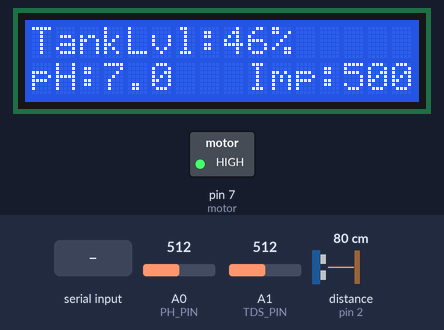
Recording of a sketch running on a simulated Arduino Uno, built with avr-gcc and run on an emulated ATmega328P. On the bench: 16×2 character LCD, switched loads named in the sketch (green lamp = pin HIGH). Wiring (inferred from the names in the program): ultrasonic range finder: trigger pin 3; echo pin 2. The test bench sets the inputs (shaded band); at power-on: distance to the obstacle (sensor on pin 2) 80 cm, A0 (PH_PIN) = 512, A1 (TDS_PIN) = 512. The echo pulse lasts 58.3 µs per cm; pins used as bus, display or sensor lines are not drawn; what the sketch prints to the serial monitor is not drawn.

Above: at 1.2 s.
1.3 s: "MotorOn\n" received over the second serial link
At 2.6 s:
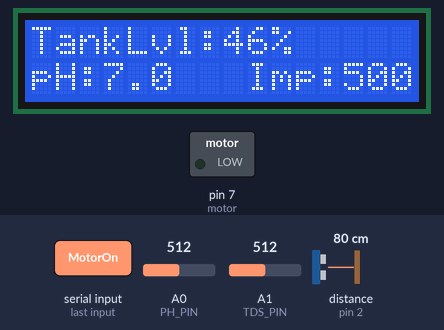
2.9 s: distance to the obstacle (sensor on pin 2) set to 7 cm
At 4.2 s:
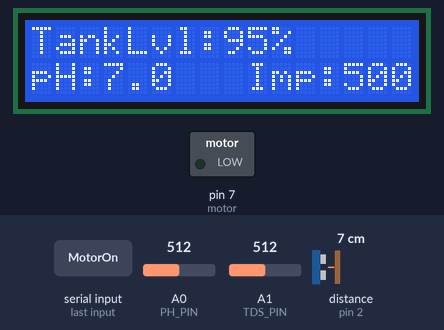
5.4 s: distance to the obstacle (sensor on pin 2) set to 4 cm
At 7.3 s:
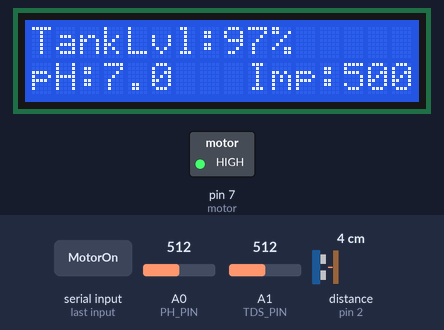
7.8 s: A0 (PH_PIN) set to 490
At 10.0 s:
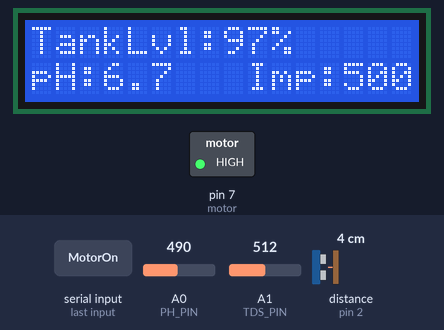
10.3 s: A1 (TDS_PIN) set to 490
At 12.0 s:
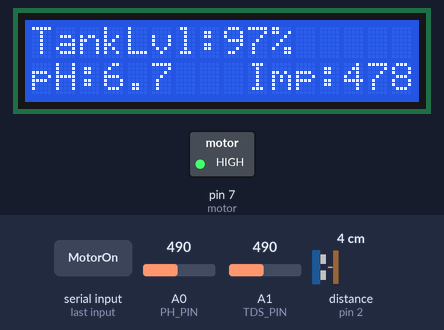
12.7 s: A0 (PH_PIN) set to 510
At 14.9 s:
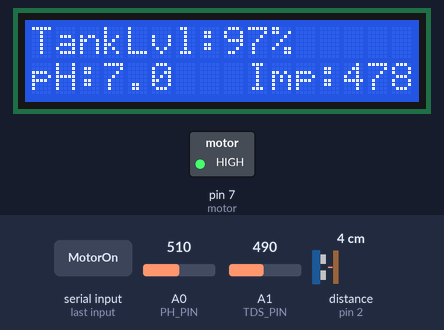
Timing chart, 0 to 16.2 s (numbered marks = the images above; inputs shaded):
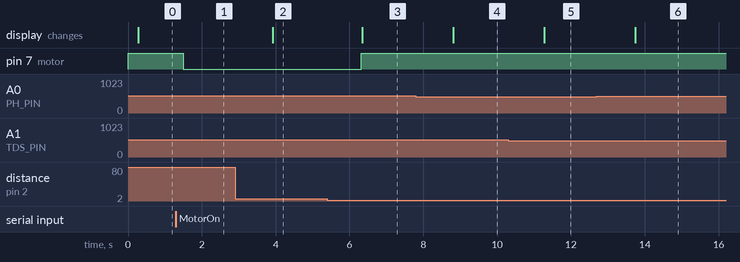

Measured:
- the behaviour switches between 6 and 5 cm on distance to the obstacle (sensor on pin 2) (found by bisection; images 2 and 3)
- after the input at 1.3 s, pin 7 (motor): HIGH → LOW after 0.20 s
- after the input at 2.9 s, the display: changes after 1.0 s (image 2)
- after the input at 5.4 s, pin 7 (motor): LOW → HIGH after 0.92 s; the display: changes after 0.95 s (image 3)
- after the input at 7.8 s, the display: changes after 1.0 s (image 4)
- after the input at 10.3 s, the display: changes after 0.98 s (image 5)
- after the input at 12.7 s, the display: changes after 1.0 s (image 6)

The sketch:

WaterTankMonitoring.ino
```cpp
#include <Wire.h>
#include <LiquidCrystal_I2C.h>
#include <EEPROM.h>
#include <SoftwareSerial.h>

LiquidCrystal_I2C lcd(0x27, 16, 2);
SoftwareSerial bluetooth(4, 5); // RX, TX

// Define pins
#define TRIG_PIN 3
#define ECHO_PIN 2
#define PH_PIN A0
#define TDS_PIN A1
#define motor 7

#define EEPROM_HEIGHT_ADDR 0

// Variables for sensor readings
long duration;
float distance;
int phValue;
float ph;
int tdsValue;
float tds;
bool motorState=false;
int tankHeight = 150;

void readSensors() {
  phValue = analogRead(PH_PIN);
  ph = ((phValue/1023.0)*14.0);
  tdsValue = analogRead(TDS_PIN);
  tds = (tdsValue / 1023.0) * 1000.0;
}


// float previousDistance = -1;  // Stores the previous good reading
// const float SPIKE_THRESHOLD = 10.0; // Max allowed sudden change in cm
float currentReading;

float readDistance() {
  float readings[3];
  for (int i = 0; i < 3; i++) {
    digitalWrite(TRIG_PIN, LOW);
    delayMicroseconds(2);
    digitalWrite(TRIG_PIN, HIGH);
    delayMicroseconds(10);
    digitalWrite(TRIG_PIN, LOW);
    long d = pulseIn(ECHO_PIN, HIGH);
    readings[i] = (d / 2.0)*0.0344;
    delay(50);
  }

  if ((readings[0] > readings[1]) != (readings[0] > readings[2]))
  currentReading= readings[0];
  else if ((readings[1] > readings[0]) != (readings[1] > readings[2]))
  currentReading=readings[1];
  else
  currentReading=readings[2];

  // if (previousDistance > 0 && abs(currentReading - previousDistance) > SPIKE_THRESHOLD) {
  //   return previousDistance; // Reject sudden jump, return last good reading
  // }

  // previousDistance = currentReading;
  return currentReading;

}


// float previousDistance = -1;  // Stores the previous good reading
// const float SPIKE_THRESHOLD = 10.0; // Max allowed sudden change in cm
// const int NUM_READINGS = 7; // More readings = smoother result

// float readDistance() {
//   float readings[NUM_READINGS];
//   int validCount = 0;
//   float sum = 0;

//   for (int i = 0; i < NUM_READINGS; i++) {
//     // Trigger the ultrasonic pulse
//     digitalWrite(TRIG_PIN, LOW);
//     delayMicroseconds(2);
//     digitalWrite(TRIG_PIN, HIGH);
//     delayMicroseconds(10);
//     digitalWrite(TRIG_PIN, LOW);

//     // Read echo duration with timeout
//     long duration = pulseIn(ECHO_PIN, HIGH, 25000); // timeout at ~4.3m
//     float distance = (duration > 0) ? (duration / 2.0) / 29.1 : -1;

//     // Filter out readings that are too short/long (invalid)
//     if (distance >= 2 && distance <= 400) {
//       readings[validCount++] = distance;
//     }

//     delay(50); // Short delay before next reading
//   }

//   // If no valid readings found, return -1
//   if (validCount == 0) return -1;

//   // Remove min and max (simple outlier rejection)
//   float minVal = readings[0], maxVal = readings[0];
//   for (int i = 1; i < validCount; i++) {
//     if (readings[i] < minVal) minVal = readings[i];
//     if (readings[i] > maxVal) maxVal = readings[i];
//   }

//   for (int i = 0; i < validCount; i++) {
//     if (readings[i] != minVal && readings[i] != maxVal) {
//       sum += readings[i];
//     }
//   }

//   int averageCount = validCount - 2; // Excluding min and max
//   float average = (averageCount > 0) ? (sum / averageCount) : (sum / validCount);

//   // Debounce sudden spikes by comparing with previous reading
//   if (previousDistance > 0 && abs(average - previousDistance) > SPIKE_THRESHOLD) {
//     return previousDistance; // Reject sudden jump, return last good reading
//   }

//   previousDistance = average;
//   return average;
// }

void updateLCD(float tankLevelPercent) {
  lcd.setCursor(0, 0);
  lcd.print("TankLvl:");
  lcd.print((int)tankLevelPercent);
  lcd.print("%     ");
  lcd.setCursor(0, 1);
  lcd.print("pH:");
  lcd.print(ph, 1);
  lcd.setCursor(9, 1);
  lcd.print("Imp:");
  lcd.print((int)tds);
}

void handleBluetoothCommand(String command) {
  command.trim();
  if (command == "GiveConf") {
    bluetooth.println("height:"+String(tankHeight)+":motorState:"+String(motorState? "ON": "OFF"));
  }
  else if (command.startsWith("SetHeight:")) {
    int colonIndex = command.indexOf(':');
    if (colonIndex != -1) {
      String valueStr = command.substring(colonIndex + 1);
      int height = valueStr.toInt();

      // Store in EEPROM (int takes 2 bytes)
      EEPROM.put(EEPROM_HEIGHT_ADDR, height);

      Serial.print("Height set to: ");
      Serial.println(height);
    }
  }
  else if (command == "MotorOn") {
    motorState = true;
    digitalWrite(motor, LOW);
  }
  else if (command == "MotorOff") {
    motorState=false;
    digitalWrite(motor, HIGH);
  }
}

void setup() {
  pinMode(motor, OUTPUT);
  digitalWrite(motor, HIGH);
  motorState=false;

  Serial.begin(9600);  // For debugging through the serial monitor
  bluetooth.begin(9600);  // The Bluetooth module typically communicates at 9600 baud rate

  // Initialize pins
  pinMode(TRIG_PIN, OUTPUT);
  pinMode(ECHO_PIN, INPUT);
  pinMode(PH_PIN, INPUT);
  pinMode(TDS_PIN, INPUT);

  lcd.init();             // Initialize the LCD
  lcd.backlight();        // Turn on the backlight

  EEPROM.get(EEPROM_HEIGHT_ADDR, tankHeight);
  if (tankHeight <= 0 || tankHeight > 500) tankHeight = 150;
}

void loop() {
  distance = readDistance();
  float waterLevel = tankHeight - distance;
  float tankLevelPercent = constrain((waterLevel / tankHeight) * 100, 0, 100);

  readSensors();

  // 4. Prepare data to send via Bluetooth
  String data = String(tankLevelPercent) + "," + String(ph) + "," + String(tds);
  Serial.println(data);
  bluetooth.println(data);
  updateLCD(tankLevelPercent);

  // 6. Check if data was received from Bluetooth (using Serial for debugging)
  if (bluetooth.available()) {
    String command = bluetooth.readStringUntil('\n');
    Serial.println(command);
    handleBluetoothCommand(command);
  }

   if (waterLevel >= tankHeight - 5) {
    motorState = false;
    digitalWrite(motor, HIGH);
    bluetooth.println("height:"+String(tankHeight)+":motorState:"+String(motorState? "ON": "OFF"));
  }

  if (waterLevel <= 5 && waterLevel>0) {
    motorState = true;
    digitalWrite(motor, LOW);
    bluetooth.println("height:"+String(tankHeight)+":motorState:"+String(motorState? "ON": "OFF"));
  }

  // Wait for 1 seconds before sending next data
  delay(1000);
}
```
